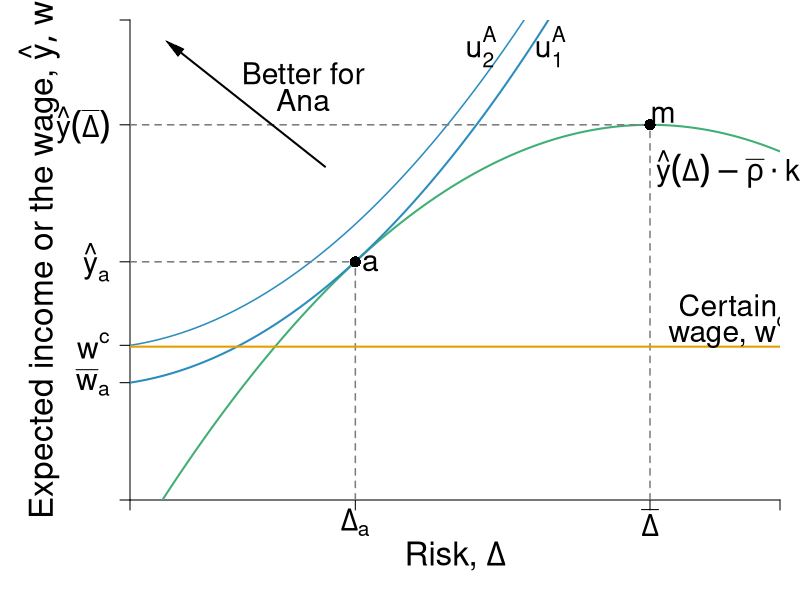

Generate this figure with R:
require(ggplot2)
require(shape)
pdf(file = "capitalism/risk_contrast_a.pdf", width = 9, height = 7)

#Set parameters for graphics
axislabelsize <- 2
labelsize <- 1.8
namesize <- 1.8
annotatesize <- 1.5
graphlinewidth <- 2
segmentlinewidth <- 1.5
a <- c(2, 4, 6)


COL <- c("#7fc97f", "#beaed4", "#fdc086", "#ffff99", "#386cb0", "#f0027f", "#bf5b17", "#666666")
COLA <- c("#e0f3db", "#99d8c9","#66c2a4","#41ae76", "#238b45", "#005824")
COLB <- c("#c6dbef", "#4eb3d3", "#2b8cbe", "#0868ac","#084081")
COLC <- c("#fcfbfd", "#efedf5", "#dadaeb", "#bcbddc", "#9e9ac8", "#807dba", "#6a51a3", "#54278f", "#3f007d")
grays <- gray.colors(25, start = 1, end = 0, alpha = 1)
CBCols <- c("#009E73","#0072B2","#E69F00","#CC79A7", "#F0E442")

par(mar =  c(5, 6.5, 1, 1))
xlims <- c(0, 15)
ylims <- c(0, 18)

riskreturn <- function(g, int1 = 14.07, int2 = 4, coeff = 1/3){
  int1 - (int2 - (coeff)*g)^2
}

uA <- function(y, g, slope = 0.5){
  y + y*g  - slope*g^2
}

indiffA <- function(g, intercept = 3, slope1 = 0.25, slope2 = 0.12){
  intercept  + slope1*g + slope2*g^2
}

indiffA2 <- function(g, intercept = 3, slope1 = 0.25, slope2 = 0.05){
  intercept  + slope1*g + slope2*g^2
}

#Plot command 
plot(0, 0, xlim = xlims, ylim = ylims, 
     type = "n",
     xlab = expression(paste("")),
     ylab = expression(paste("")), 
     axes = FALSE,
     # xlab = expression(paste("Bob's Payoff, ", u^B)),
     # ylab = expression(paste("Alfredo's Payoff, ", u^A)),
     #xaxt = "n", 
     #yaxt = "n", 
     cex.lab = axislabelsize, 
     bty = "n", 
     xaxs="i", 
     yaxs="i"
)


#Customize ticks and labels for the plot
# ticksy <- seq(ylims[1], ylims[2], 3)
# ylabels <- seq(ylims[1], ylims[2], 3)
# ticksx <- seq(xlims[1], xlims[2], 5)
# xlabels <- seq(xlims[1], xlims[2], 5)
ticksx <- c(0, 5.2, 12, xlims[2])
#xlabels <- c(NA, expression(paste(Delta[A])), expression(paste(Delta[B])), NA)
xlabels <- c(NA, expression(paste(Delta[a])), expression(paste( bar(Delta) )), NA)
#ticksy <- c(0, 4.4, 7.15, riskreturn(5.2), riskreturn(7.5), riskreturn(g = 12), ylims[2])
ticksy <- c(0, 4.4, 5.8, riskreturn(5.2), riskreturn(g = 12), ylims[2])
ylabels <- c(NA, expression(paste(bar(w)[a])), expression(paste(w^c )), expression(paste(hat(y)[a])), expression(paste(hat(y)*(bar(Delta)) )), NA)

axis(1, at = ticksx, pos = 0, labels = xlabels, cex.axis = labelsize)
axis(2, at = ticksy, pos = 0, labels = ylabels, las = 1, cex.axis = labelsize)

#Axis labels and draw linear utility function
text(0.5*xlims[2], -2.1, expression(paste("Risk, ", Delta)), xpd = TRUE, cex = axislabelsize) 
text(-2.1, 0.5*ylims[2], expression(paste("Expected income or the wage, ", list(hat(y), w))), xpd = TRUE, cex = axislabelsize, srt = 90) 


npts <- 500 
xx1 <- seq(xlims[1], xlims[2], length.out = npts)
lines(xx1, riskreturn(xx1), col = COLA[4], lwd = graphlinewidth, lty = 1)
lines(xx1, indiffA(xx1, intercept = 4.4), col = COLB[3], lwd = graphlinewidth, lty = 1)
lines(xx1, indiffA(xx1, intercept = 5.8), col = COLB[3], lwd = segmentlinewidth, lty = 1)
#lines(xx1, indiffA(xx1, intercept = 8), col = COLB[3], lwd = graphlinewidth, lty = 1)
#lines(xx1, indiffA2(xx1, intercept = 7.15), col = COLB[5], lwd = graphlinewidth, lty = 1)
#lines(xx1, indiffA2(xx1, intercept = 5.8), col = COLB[5], lwd = segmentlinewidth, lty = 2)

#lines(xx1, indiffA2(xx1, intercept = 10), col = COLB[5], lwd = graphlinewidth, lty = 1)

#Add points a, b, c and c
segments(5.2, 0, 5.2, riskreturn(g = 5.2), lty = 2, col = grays[20], lwd = segmentlinewidth)
segments(0, riskreturn(g = 5.2), 5.2, riskreturn(g = 5.2), lty = 2, col = grays[20], lwd = segmentlinewidth)
points(5.2, riskreturn(g = 5.2), pch = 16, col = "black", cex = 1.5)
text(5.2 + 0.35, riskreturn(g = 5.2) - 0.05, expression(a), cex = labelsize)


# segments(7.5, 0, 7.5, riskreturn(g = 7.5) , lty = 2, col = grays[20], lwd = segmentlinewidth)
# segments(0, riskreturn(g = 7.5) , 7.5, riskreturn(g = 7.5) , lty = 2, col = grays[20], lwd = segmentlinewidth)
# points(7.5, riskreturn(g = 7.5) , pch = 16, col = "black", cex = 1.5)
# text(7.5 + 0.35, riskreturn(g = 7.5) - 0.3, expression(b), cex = labelsize)


segments(12, 0, 12, riskreturn(g = 12) , lty = 2, col = grays[20], lwd = segmentlinewidth)
segments(0, riskreturn(g = 12) , 12, riskreturn(g = 12) , lty = 2, col = grays[20], lwd = segmentlinewidth)
text(12 + 0.3, riskreturn(g = 12) + 0.4, expression(m), cex = labelsize)

points(12, riskreturn(g = 12) , pch = 16, col = "black", cex = 1.5)


#Segment for next best wage offer
segments(0, 5.75, xlims[2], 5.75, lty = 1, col = CBCols[3], lwd = graphlinewidth)
text(13.8, 7.3, expression(paste("Certain")), cex = labelsize)
text(13.8, 6.3, expression(paste("wage, ", w^c)), cex = labelsize)



#Label risk return schedule
text(13.8, riskreturn(g = 14) - 1.2, expression(paste(hat(y)*(Delta) - bar(rho)%.%k) ), cex = labelsize, xpd =  TRUE)

#Label value functions
#text(13.2, 17, expression(u[1]^B), cex = labelsize)
text(8.1, 17, expression(u[2]^A), cex = labelsize)
text(9.7, 17, expression(u[1]^A), cex = labelsize)
#text(8.2, 17, expression(u[2]^A), cex = labelsize)



text(4, 16, expression(paste("Better for")), cex = labelsize)
text(4, 15, expression(paste("Ana")), cex = labelsize)
Arrows(4.5, 12.5, 1, 17,
       col = "black", lty = 1, lwd = 2,
       arr.type = "triangle", xpd = TRUE,
       arr.lwd = 0.5, code = 2)

dev.off()
